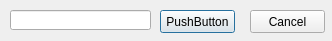
<?xml version="1.0" encoding="UTF-8"?>
<ui version="4.0">
 <class>updatepw</class>
 <widget class="QDialog" name="updatepw">
  <property name="geometry">
   <rect>
    <x>0</x>
    <y>0</y>
    <width>332</width>
    <height>41</height>
   </rect>
  </property>
  <property name="windowTitle">
   <string>Update Password</string>
  </property>
  <widget class="QPushButton" name="updatePw">
   <property name="geometry">
    <rect>
     <x>160</x>
     <y>10</y>
     <width>75</width>
     <height>23</height>
    </rect>
   </property>
   <property name="text">
    <string>PushButton</string>
   </property>
  </widget>
  <widget class="QLineEdit" name="lineEditUpdatePw">
   <property name="geometry">
    <rect>
     <x>10</x>
     <y>10</y>
     <width>141</width>
     <height>20</height>
    </rect>
   </property>
   <property name="echoMode">
    <enum>QLineEdit::Password</enum>
   </property>
  </widget>
  <widget class="QPushButton" name="updateCancel">
   <property name="geometry">
    <rect>
     <x>250</x>
     <y>10</y>
     <width>75</width>
     <height>23</height>
    </rect>
   </property>
   <property name="text">
    <string>Cancel</string>
   </property>
  </widget>
 </widget>
 <resources/>
 <connections/>
</ui>
